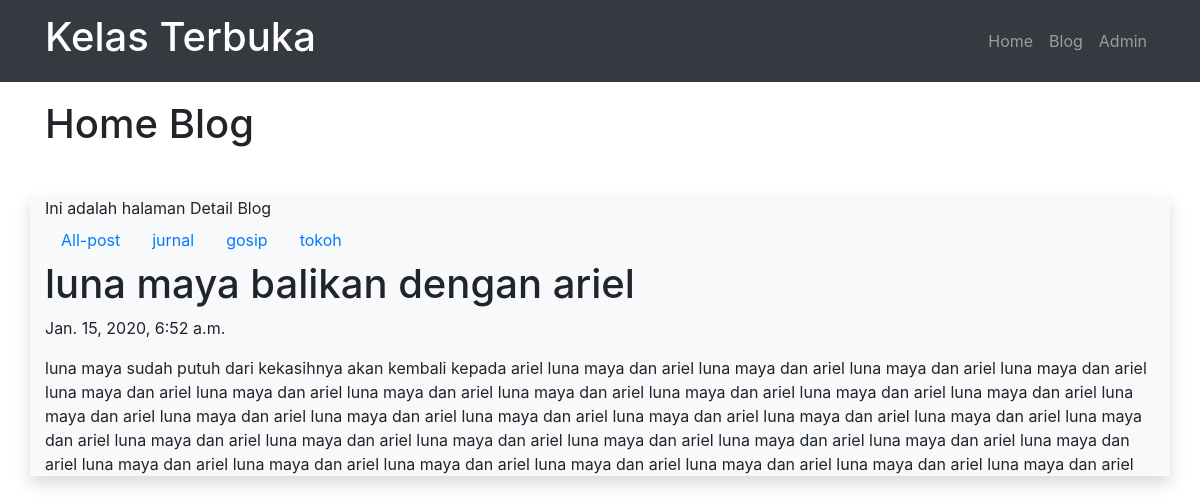
Screenshot of /blog/post/luna-maya-balikan-dengan-ariel with the database file from the repository.
### blog/models.py (models this page shows, shortened)
class Post(models.Model):
    judul       = models.CharField(max_length=255)
    body        = models.TextField()
    category    = models.CharField(max_length=255)
    publish     = models.DateTimeField(auto_now_add=True)
    update      = models.DateTimeField(auto_now=True)
    slug        = models.SlugField(blank=True, editable=False)

### blog/views.py (the view)
# urls.py: path('post/<str:slugInput>', views.detailPost),
def detailPost(request, slugInput):
    posts = Post.objects.get(slug=slugInput)
    categories = Post.objects.values('category').distinct()
    print(categories)
    context = {
        'Judul': 'Home Blog',
        'Content': 'Ini adalah halaman Detail Blog',
        'Categories': categories,
        'Posts': posts,
    }
    return render(request, 'blog/detail.html', context)

### blog/templates/blog/detail.html (shortened to what this page needs)
{% extends 'base.html' %}
{% block pageTitle %}
    {{ Judul }}
{% endblock %}
{% block contents %}
    {{ Content }}
    <ul class="nav">
        <li class="nav-item">
                <a class="nav-link" href="/blog/">All-post</a>
        </li>
        {% for dataCategory in Categories %}
            <li class="nav-item">
                <a class="nav-link" href="/blog/category/{{ dataCategory.category }}">{{ dataCategory.category }}</a>
            </li>
        {% endfor %}
    </ul>
    <h1>{{ Posts.judul }}</h1>
    <p>{{ Posts.publish }}</p>
    <p>{{ Posts.body }}</p>
{% endblock %}

### rows the page displays
Post: judul "luna maya balikan dengan ariel", publish "Jan. 15, 2020, 6:52 a.m.", body "luna maya sudah putuh dari kekasihnya akan kembali kepada ariel luna maya dan ariel luna maya dan ariel luna maya dan ariel luna maya dan ariel luna maya dan ariel luna maya dan ariel luna maya dan ariel luna maya dan ariel luna maya dan ariel luna maya dan ariel luna maya dan ariel luna maya dan ariel luna maya dan ariel luna maya dan ariel luna maya dan ariel luna maya dan ariel luna maya dan ariel luna maya dan ariel luna maya dan ariel luna maya dan ariel luna maya dan ariel luna maya dan ariel luna maya dan ariel luna maya dan ariel luna maya dan ariel luna maya dan ariel luna maya dan ariel luna maya dan ariel luna maya dan ariel luna maya dan ariel luna maya dan ariel luna maya dan…"

### other values shown
{{ Judul }} "Home Blog"
{{ Content }} "Ini adalah halaman Detail Blog"
{{ dataCategory.category }} "jurnal" "gosip" "tokoh"
